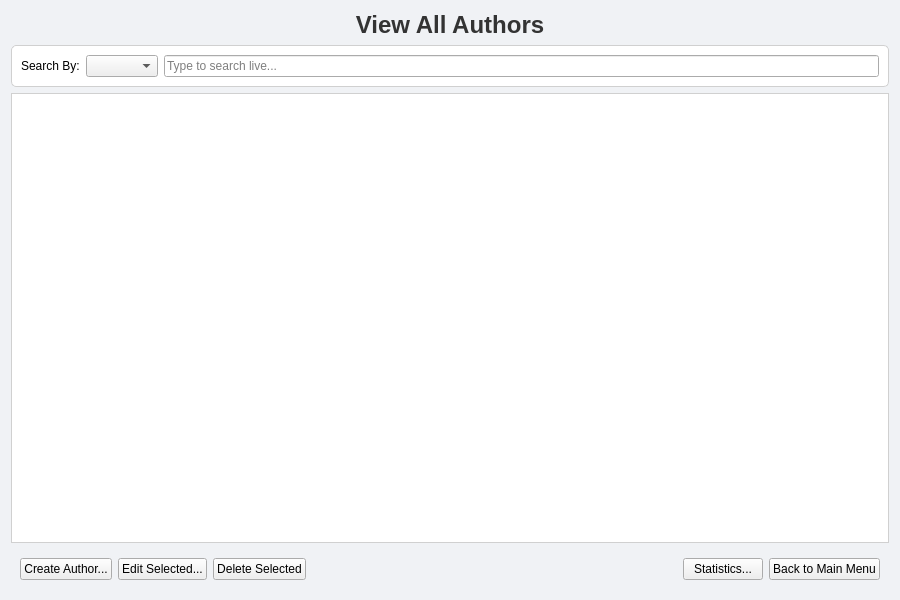
<?xml version="1.0" encoding="UTF-8"?>
<ui version="4.0">
 <class>ViewAllAuthorsWidget</class>
 <widget class="QWidget" name="ViewAllAuthorsWidget">
  <property name="geometry">
   <rect>
    <x>0</x>
    <y>0</y>
    <width>900</width>
    <height>600</height>
   </rect>
  </property>
  <property name="windowTitle">
   <string>View All Authors</string>
  </property>
  <property name="styleSheet">
   <string notr="true">/* Nền chung */
QWidget#ViewAllAuthorsWidget {
    background-color: #f0f2f5;
}
/* Tiêu đề */
QLabel#titleLabel {
    font-size: 24px;
    font-weight: bold;
    color: #333;
}
/* Bảng */
QTableWidget {
    border: 1px solid #d0d0d0;
    gridline-color: #e0e0e0;
}
QHeaderView::section {
    background-color: #f0f0f0;
    padding: 4px;
    border: 1px solid #d0d0d0;
    font-weight: bold;
}
/* Thanh công cụ tìm kiếm */
QFrame#searchToolbar {
    background-color: #ffffff;
    border: 1px solid #d0d0d0;
    border-radius: 5px;
}
/* Khung nút bấm */
QFrame#buttonFrame {
    background-color: transparent;
}</string>
  </property>
  <layout class="QVBoxLayout" name="verticalLayout">
   <item>
    <widget class="QLabel" name="titleLabel">
     <property name="text">
      <string>View All Authors</string> </property>
     <property name="alignment">
      <set>Qt::AlignCenter</set>
     </property>
    </widget>
   </item>
   <item>
    <widget class="QFrame" name="searchToolbar">
     <property name="frameShape">
      <enum>QFrame::StyledPanel</enum>
     </property>
     <layout class="QHBoxLayout" name="horizontalLayout_2">
      <item>
       <widget class="QLabel" name="searchByLabel">
        <property name="text">
         <string>Search By:</string>
        </property>
       </widget>
      </item>
      <item>
       <widget class="QComboBox" name="criteriaComboBox"/>
      </item>
      <item>
       <widget class="QLineEdit" name="searchLineEdit">
        <property name="placeholderText">
         <string>Type to search live...</string>
        </property>
       </widget>
      </item>
     </layout>
    </widget>
   </item>
   <item>
    <widget class="QTableWidget" name="authorsTableWidget">
     <property name="editTriggers">
      <set>QAbstractItemView::NoEditTriggers</set>
     </property>
     <property name="selectionMode">
      <set>QAbstractItemView::SingleSelection</set>
     </property>
     <property name="selectionBehavior">
      <set>QAbstractItemView::SelectRows</set>
     </property>
     <property name="sortingEnabled">
      <bool>true</bool>
     </property>
    </widget>
   </item>
   <item>
    <widget class="QFrame" name="buttonFrame">
     <layout class="QHBoxLayout" name="horizontalLayout">
      <item>
       <widget class="QPushButton" name="createButton">
        <property name="text">
         <string>Create Author...</string>
        </property>
       </widget>
      </item>
      <item>
       <widget class="QPushButton" name="editButton">
        <property name="text">
         <string>Edit Selected...</string>
        </property>
       </widget>
      </item>
      <item>
       <widget class="QPushButton" name="deleteButton">
        <property name="text">
         <string>Delete Selected</string>
        </property>
       </widget>
      </item>
      <item>
       <spacer name="horizontalSpacer">
        <property name="orientation">
         <enum>Qt::Horizontal</enum>
        </property>
        <property name="sizeHint" stdset="0">
         <size>
          <width>40</width>
          <height>20</height>
         </size>
        </property>
       </spacer>
      </item>
      <item>
       <widget class="QPushButton" name="statsButton">
        <property name="text">
         <string>Statistics...</string>
        </property>
       </widget>
      </item>
      <item>
       <widget class="QPushButton" name="backButton">
        <property name="text">
         <string>Back to Main Menu</string>
        </property>
       </widget>
      </item>
     </layout>
    </widget>
   </item>
  </layout>
 </widget>
 <resources/>
 <connections/>
</ui>
